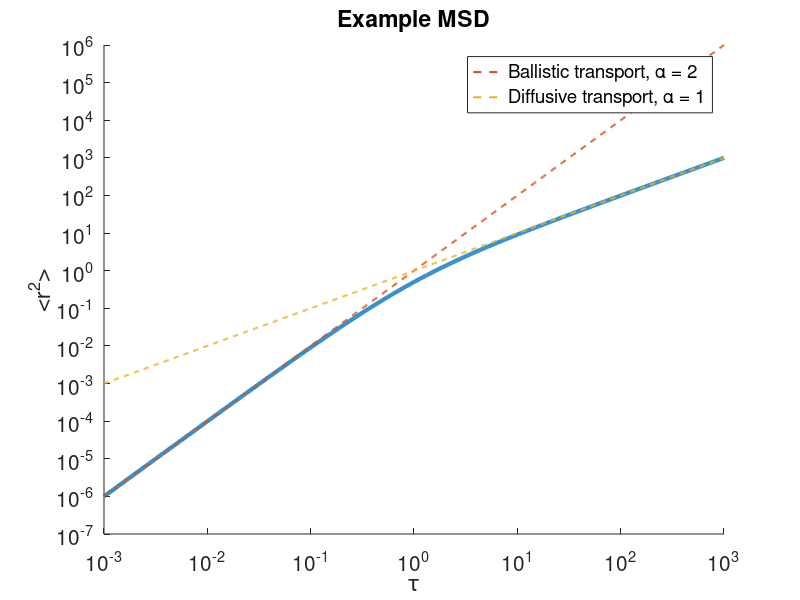

This chart was generated by the following MATLAB code:
close all; clear; clc;

tau = logspace(-3,3,1000);
f = (tau.^2)./(tau+1);

figure; hold on
loglog(tau, f, 'LineWidth', 3, 'HandleVisibility','off')

% dashed asymptotic fit lines
loglog(tau, tau.^2, '--', 'LineWidth', 1.5, 'DisplayName', 'Ballistic transport, \alpha = 2')
loglog(tau, tau, '--', 'LineWidth', 1.5, 'DisplayName', 'Diffusive transport, \alpha = 1')
xlabel('\tau')
ylabel('<r^2>')
legend('Location','best')
title("Example MSD")

set(gca,"XScale","log")
set(gca,"YScale","log")
set(gca,"FontSize",15)
